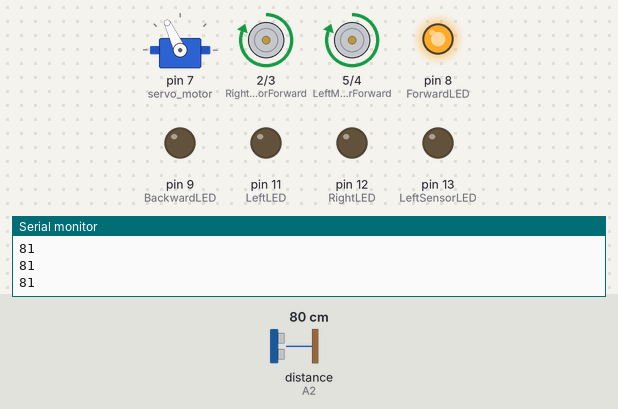
A sketch run on a simulated Arduino Uno, built with avr-gcc and run on an emulated ATmega328P. Shown: servo, motor-driver pin pairs drawn as motors (green arrow = first pin HIGH = forward, orange = second pin HIGH = backward, longer = more drive), output pins drawn as LEDs (lit = HIGH), the last lines printed to the serial monitor. The test bench sets the inputs (shaded band); at power-on: distance to the obstacle (sensor on A2) 80 cm. The echo pulse lasts 58.3 µs per cm.

Above: at 3.9 s.
4.0 s: distance to the obstacle (sensor on A2) set to 48 cm
5.5 s: distance to the obstacle (sensor on A2) set to 39 cm
At 7.3 s:
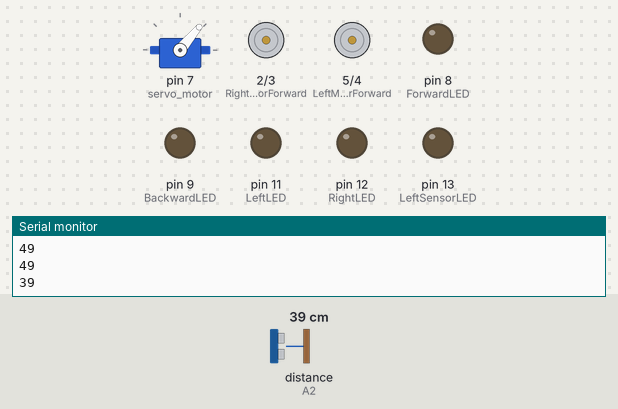
8.5 s: distance to the obstacle (sensor on A2) set to 60 cm
At 9.38 s:
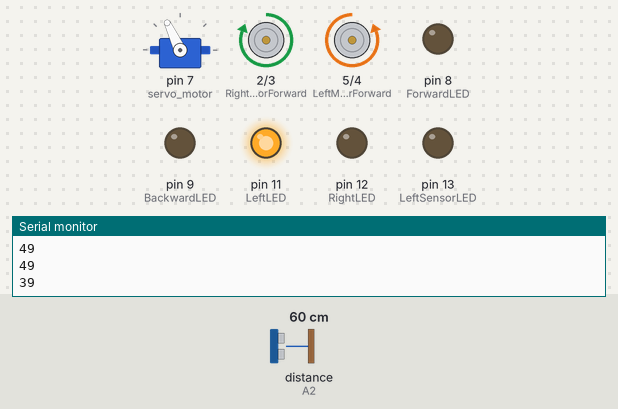
11.0 s: distance to the obstacle (sensor on A2) set to 2 cm
At 13.9 s:
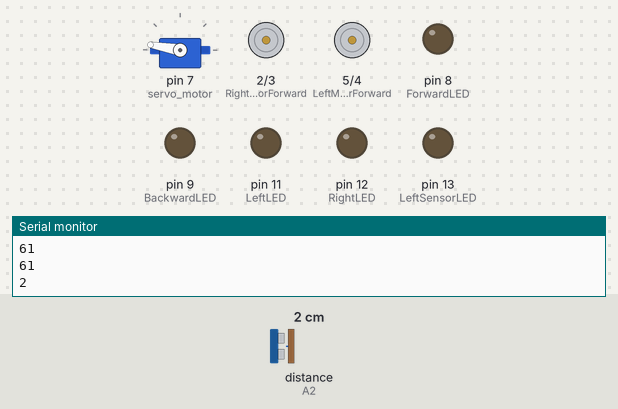
14.0 s: distance to the obstacle (sensor on A2) set to 120 cm
At 14.62 s:
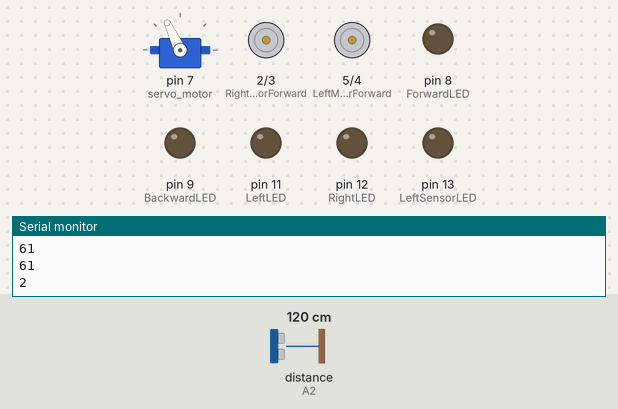
Timing chart, 0 to 17.0 s (numbered marks = the images above; inputs shaded):
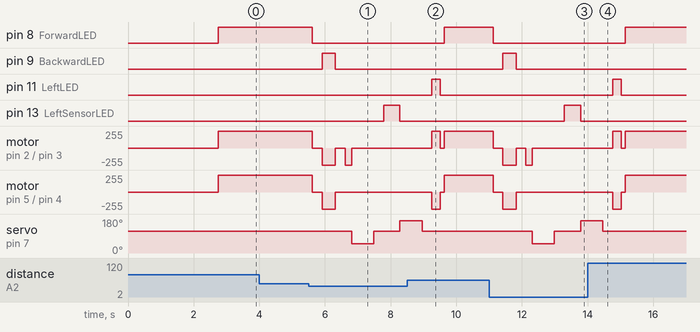

Measured:
- the behaviour switches between 45 and 44 cm on distance to the obstacle (sensor on A2) (found by bisection; images 0 and 1)
- after the input at 5.5 s, pin 8 (ForwardLED): HIGH → LOW after 0.11 s; pin 9 (BackwardLED): LOW → HIGH after 0.41 s, → LOW 0.40 s later
- after the input at 8.5 s, pin 8 (ForwardLED): LOW → HIGH after 1.1 s; pin 9 (BackwardLED): stays LOW (without the input it goes to HIGH after 1.4 s); pin 11 (LeftLED): LOW → HIGH after 0.76 s, → LOW 0.25 s later; pin 12 (RightLED): stays LOW (without the input it goes to HIGH after 0.76 s)
- after the input at 11.0 s, pin 8 (ForwardLED): HIGH → LOW after 0.12 s; pin 9 (BackwardLED): LOW → HIGH after 0.42 s, → LOW 0.40 s later
- after the input at 14.0 s, pin 8 (ForwardLED): LOW → HIGH after 1.1 s; pin 9 (BackwardLED): stays LOW (without the input it goes to HIGH after 1.4 s)

The sketch:

car-1.ino
```cpp
#include <Servo.h>          //Servo motor library. This is standard library //Robot Lk
#include <NewPing.h>        //Ultrasonic sensor function library. You must install this library //Robot Lk

const int LeftMotorForward = 5;
const int LeftMotorBackward = 4;
const int RightMotorForward = 2;
const int RightMotorBackward = 3;
//LED Robot Lk
const int ForwardLED = 8;
const int BackwardLED = 9;
const int LeftLED = 11;
const int RightLED = 12;
const int LeftSensorLED = 13;
const int RightSensorLED = 3;
//sensor pins
#define trig_pin A1 //analog input 1
#define echo_pin A2 //analog input 2

#define maximum_distance 1000
boolean goesForward = false;
int distance = 10;

NewPing sonar(trig_pin, echo_pin, maximum_distance); //sensor function
Servo servo_motor; //our servo name

//Robot Lk
void setup(){

  pinMode(RightMotorForward, OUTPUT);
  pinMode(LeftMotorForward, OUTPUT);
  pinMode(LeftMotorBackward, OUTPUT);
  pinMode(RightMotorBackward, OUTPUT);
  pinMode(ForwardLED, OUTPUT);//Robot Lk
  pinMode(BackwardLED, OUTPUT);//Robot Lk
  pinMode(LeftLED, OUTPUT);//Robot Lk
  pinMode( RightLED, OUTPUT);
  pinMode(LeftSensorLED, OUTPUT);
  pinMode( RightSensorLED, OUTPUT);

  servo_motor.attach(7); //our servo pin

  servo_motor.write(115);
  delay(2000);
  distance = readPing();
  delay(100);
  distance = readPing();
  delay(100);
  distance = readPing();
  delay(100);
  distance = readPing();
  delay(100);
  Serial.begin(9600);
}

void loop(){

  int distanceRight = 0;
  int distanceLeft = 0;
  delay(50);
  Serial.println(distance);
  if (distance <= 45){
    moveStop();
    delay(300);
    moveBackward();
    delay(400);
    moveStop();
    delay(300);
    distanceRight = lookRight();
    delay(300);
    distanceLeft = lookLeft();
    delay(300);

    if (distance >= distanceLeft){
      turnRight();
      moveStop();
    }
    else{
      turnLeft();
      moveStop();
    }
  }
  else{
    moveForward();
  }
    distance = readPing();
}

int lookRight(){


  digitalWrite(RightSensorLED, HIGH);
 delay(200);
 digitalWrite(RightSensorLED, LOW);
  servo_motor.write(50);
  delay(500);
  int distance = readPing();
  delay(100);
  servo_motor.write(115);
  return distance;
}

int lookLeft(){

   digitalWrite(LeftSensorLED, HIGH);//Robot Lk
delay(500);
digitalWrite(LeftSensorLED, LOW);//Robot Lk

  servo_motor.write(170);
  delay(500);
  int distance = readPing();
  delay(100);
  servo_motor.write(115);
  return distance;
  delay(100);
}

int readPing(){
  delay(70);
  int cm = sonar.ping_cm();
  if (cm==0){
    cm=250;
  }
  return cm;
}

void moveStop(){

  digitalWrite(RightMotorForward, LOW);
  digitalWrite(LeftMotorForward, LOW);
  digitalWrite(RightMotorBackward, LOW);
  digitalWrite(LeftMotorBackward, LOW);
   digitalWrite(ForwardLED, LOW);
  digitalWrite(BackwardLED, LOW);
  digitalWrite(LeftLED, LOW);
  digitalWrite(RightLED, LOW);
   digitalWrite(LeftSensorLED, LOW);
  digitalWrite(RightSensorLED, LOW);

}

void moveForward(){

  if(!goesForward){

    goesForward=true;

    digitalWrite(LeftMotorForward, HIGH);
    digitalWrite(RightMotorForward, HIGH);

    digitalWrite(LeftMotorBackward, LOW);
    digitalWrite(RightMotorBackward, LOW);

    digitalWrite(ForwardLED, HIGH);//Robot Lk//Robot Lk

  }
}

void moveBackward(){

  goesForward=false;

  digitalWrite(LeftMotorBackward, HIGH);
  digitalWrite(RightMotorBackward, HIGH);

  digitalWrite(LeftMotorForward, LOW);
  digitalWrite(RightMotorForward, LOW);

 digitalWrite(BackwardLED, HIGH);//Robot Lk

}


void turnRight(){

  digitalWrite(RightLED, HIGH);


  digitalWrite(LeftMotorForward, HIGH);
  digitalWrite(RightMotorBackward, HIGH);

  digitalWrite(LeftMotorBackward, LOW);
  digitalWrite(RightMotorForward, LOW);

  delay(250);

  digitalWrite(LeftMotorForward, HIGH);
  digitalWrite(RightMotorForward, HIGH);

  digitalWrite(LeftMotorBackward, LOW);
  digitalWrite(RightMotorBackward, LOW);


}

void turnLeft(){digitalWrite(LeftLED, HIGH);
  digitalWrite(LeftMotorBackward, HIGH);
  digitalWrite(RightMotorForward, HIGH);

  digitalWrite(LeftMotorForward, LOW);
  digitalWrite(RightMotorBackward, LOW);

  delay(250);

  digitalWrite(LeftMotorForward, HIGH);
  digitalWrite(RightMotorForward, HIGH);

  digitalWrite(LeftMotorBackward, LOW);
  digitalWrite(RightMotorBackward, LOW);
}
```
